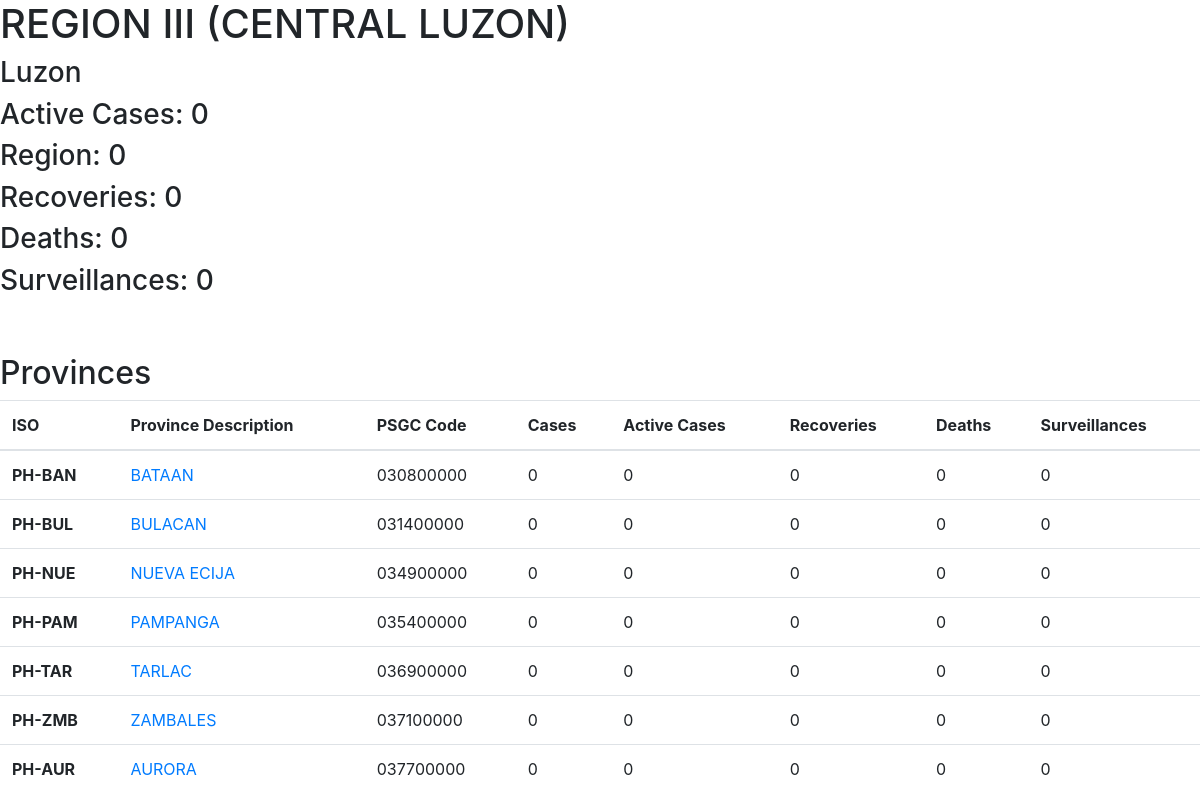
/region.php?code=03, run on the app's committed database.
### tables this page shows
CREATE TABLE `tbl_region` (
  `id` int(2) NOT NULL AUTO_INCREMENT,
  `psgc_code` varchar(9) NOT NULL,
  `reg_desc` varchar(100) NOT NULL,
  `reg_code` varchar(2) NOT NULL,
  `island_group` varchar(8) NOT NULL,
  `num_cases`  int unsigned DEFAULT 0,
  `num_active` int unsigned DEFAULT 0,
  `num_recoveries` int unsigned DEFAULT 0,
  `num_deaths` int unsigned DEFAULT 0,
  `num_surveillances` int unsigned DEFAULT 0,
  PRIMARY KEY (`id`)
);

CREATE TABLE `tbl_province` (
  `id` int(2) NOT NULL AUTO_INCREMENT,
  `psgc_code` varchar(9) NOT NULL,
  `prov_desc` varchar(40) NOT NULL,
  `reg_code` varchar(2) NOT NULL,
  `prov_code` varchar(4) NOT NULL,
  `iso` varchar(6) NOT NULL,
  `num_cases`  int unsigned DEFAULT 0,
  `num_active` int unsigned DEFAULT 0,
  `num_recoveries` int unsigned DEFAULT 0,
  `num_deaths` int unsigned DEFAULT 0,
  `num_surveillances` int unsigned DEFAULT 0,
  PRIMARY KEY (`id`)
);

### includes/functions.inc.php (called while the page is built, shortened)
<?php
function getRegion($conn, $reg_code) {
    $sql = "SELECT * FROM tbl_region WHERE reg_code = ?;";
    $stmt = mysqli_stmt_init($conn);
    if(!mysqli_stmt_prepare($stmt, $sql)) {
        return null;
    }
    mysqli_stmt_bind_param($stmt, "s", $reg_code);
    mysqli_stmt_execute($stmt);
    $resultsData = mysqli_stmt_get_result($stmt);
    if(!$resultsData) {
        return null;
    } else {
        return $resultsData;
    }
}
function getProvinces($conn, $reg_code) {
    $sql = "SELECT * FROM tbl_province WHERE reg_code = ?;";
    $stmt = mysqli_stmt_init($conn);
    if(!mysqli_stmt_prepare($stmt, $sql)) {
        return null;
    }
    mysqli_stmt_bind_param($stmt, "s", $reg_code);
    mysqli_stmt_execute($stmt);
    $resultsData = mysqli_stmt_get_result($stmt);
    if(!$resultsData) {
        return null;
    }else {
        return $resultsData;
    }
}

### region.php (the view, shortened to what this page needs)
<?php
    include_once 'header.php';
?>
<?php
    include_once 'includes/dbh.inc.php';
    include 'includes/functions.inc.php';
    $reg_code = $_GET['code'];
    $regionRes = getRegion($conn, $reg_code);
    $region = mysqli_fetch_array($regionRes);
    $provinces = getProvinces($conn, $reg_code);
?>
<section>
<h1><?php echo $region['reg_desc']; ?></h1>
<h3><?php echo $region['island_group']; ?></h3>
<h3>Active Cases: <?php echo $region['num_cases']; ?></h3>
<h3>Region: <?php echo $region['num_active']; ?></h3>
<h3>Recoveries: <?php echo $region['num_recoveries']; ?></h3>
<h3>Deaths: <?php echo $region['num_deaths']; ?></h3>
<h3>Surveillances: <?php echo $region['num_surveillances'] ?></h3>
</section>
<br><br>
<h2>Provinces</h2>
<table class="table table-hover">
    <thead>
        <tr>
            <th>ISO</th>
            <th>Province Description</th>
            <th>PSGC Code</th>
            <th>Cases</th>
            <th>Active Cases</th>
            <th>Recoveries</th>
            <th>Deaths</th>
            <th>Surveillances</th>
        </tr>
    </thead>
    <tbody>
        <?php
            while($row = mysqli_fetch_array($provinces)) {
        ?>
        <tr>
            <th><?php echo $row['iso']; ?></th>
            <td>
            <a href="province.php?code=<?php echo $row['prov_code']; ?>"><?php echo $row['prov_desc']; ?></a>
            </td>
            <td><?php echo $row['psgc_code']; ?></td>
            <td><?php echo $row['num_cases']; ?></td>
            <td><?php echo $row['num_active']; ?></td>
            <td><?php echo $row['num_recoveries']; ?></td>
            <td><?php echo $row['num_deaths']; ?></td>
            <td><?php echo $row['num_surveillances']; ?></td>
        </tr>
        <?php
            }
        ?>
    </tbody>
</table>
<?php
    include_once 'footer.php';
?>

### data on the page
tbl_region: reg_desc "REGION III (CENTRAL LUZON)", island_group "Luzon", num_cases "0", num_active "0", num_recoveries "0", num_deaths "0", num_surveillances "0"
tbl_province: iso "PH-BAN", prov_desc "BATAAN", psgc_code "030800000", num_cases "0", num_active "0", num_recoveries "0", num_deaths "0", num_surveillances "0"
tbl_province: iso "PH-BUL", prov_desc "BULACAN", psgc_code "031400000", num_cases "0", num_active "0", num_recoveries "0", num_deaths "0", num_surveillances "0"
tbl_province: iso "PH-NUE", prov_desc "NUEVA ECIJA", psgc_code "034900000", num_cases "0", num_active "0", num_recoveries "0", num_deaths "0", num_surveillances "0"
tbl_province: iso "PH-PAM", prov_desc "PAMPANGA", psgc_code "035400000", num_cases "0", num_active "0", num_recoveries "0", num_deaths "0", num_surveillances "0"
tbl_province: iso "PH-TAR", prov_desc "TARLAC", psgc_code "036900000", num_cases "0", num_active "0", num_recoveries "0", num_deaths "0", num_surveillances "0"
tbl_province: iso "PH-ZMB", prov_desc "ZAMBALES", psgc_code "037100000", num_cases "0", num_active "0", num_recoveries "0", num_deaths "0", num_surveillances "0"
tbl_province: iso "PH-AUR", prov_desc "AURORA", psgc_code "037700000", num_cases "0", num_active "0", num_recoveries "0", num_deaths "0", num_surveillances "0"
